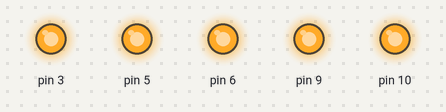
Simulated run of this sketch. Board: Arduino Uno, built with avr-gcc and run on an emulated ATmega328P. On the bench: output pins drawn as LEDs (lit = HIGH).

Above: at 0.1 s.
Timing chart, 0 to 1.6 s (numbered marks = the images above):
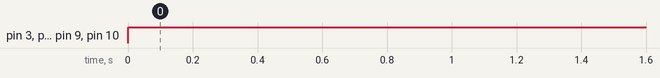

Measured:
- by itself, pin 3, pin 5, pin 6, pin 9, pin 10: LOW → HIGH at 0.00 s

The sketch:

full_of_brightness.ino
```cpp
void setup() {
  pinMode(3, OUTPUT);
  pinMode(5, OUTPUT);
  pinMode(6, OUTPUT);
  pinMode(9, OUTPUT);
  pinMode(10, OUTPUT);
}

void loop() {
  digitalWrite(3, HIGH);
  digitalWrite(5, HIGH);
  digitalWrite(6, HIGH);
  digitalWrite(9, HIGH);
  digitalWrite(10, HIGH);
}
```
